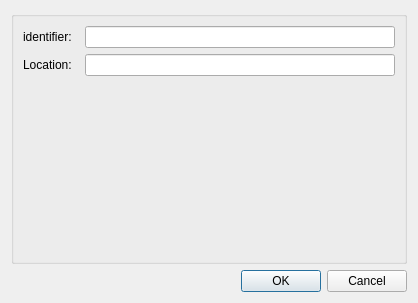
<?xml version="1.0" encoding="UTF-8"?>
<ui version="4.0">
 <class>ConfigureDialog</class>
 <widget class="QDialog" name="Dialog">
  <property name="geometry">
   <rect>
    <x>0</x>
    <y>0</y>
    <width>418</width>
    <height>303</height>
   </rect>
  </property>
  <property name="windowTitle">
   <string>ConfigureDialog</string>
  </property>
  <layout class="QGridLayout" name="gridLayout">
   <item row="0" column="0">
    <widget class="QGroupBox" name="configGroupBox">
     <property name="title">
      <string/>
     </property>
     <layout class="QFormLayout" name="formLayout">
      <item row="0" column="0">
       <widget class="QLabel" name="label0">
        <property name="text">
         <string>identifier:  </string>
        </property>
       </widget>
      </item>
      <item row="0" column="1">
       <widget class="QLineEdit" name="lineEdit0"/>
      </item>

      <item row="1" column="0">
       <widget class="QLabel" name="label1">
        <property name="text">
         <string>Location:  </string>
        </property>
       </widget>
      </item>
      <item row="1" column="1">
       <widget class="QLineEdit" name="lineEdit1"/>
      </item>
     </layout>
    </widget>
   </item>
   <item row="1" column="0">
    <widget class="QDialogButtonBox" name="buttonBox">
     <property name="orientation">
      <enum>Qt::Horizontal</enum>
     </property>
     <property name="standardButtons">
      <set>QDialogButtonBox::Cancel|QDialogButtonBox::Ok</set>
     </property>
    </widget>
   </item>
  </layout>
 </widget>
 <resources/>
 <connections>
  <connection>
   <sender>buttonBox</sender>
   <signal>accepted()</signal>
   <receiver>ConfigureDialog</receiver>
   <slot>accept()</slot>
   <hints>
    <hint type="sourcelabel">
     <x>248</x>
     <y>254</y>
    </hint>
    <hint type="destinationlabel">
     <x>157</x>
     <y>274</y>
    </hint>
   </hints>
  </connection>
  <connection>
   <sender>buttonBox</sender>
   <signal>rejected()</signal>
   <receiver>ConfigureDialog</receiver>
   <slot>reject()</slot>
   <hints>
    <hint type="sourcelabel">
     <x>316</x>
     <y>260</y>
    </hint>
    <hint type="destinationlabel">
     <x>286</x>
     <y>274</y>
    </hint>
   </hints>
  </connection>
 </connections>
</ui>
